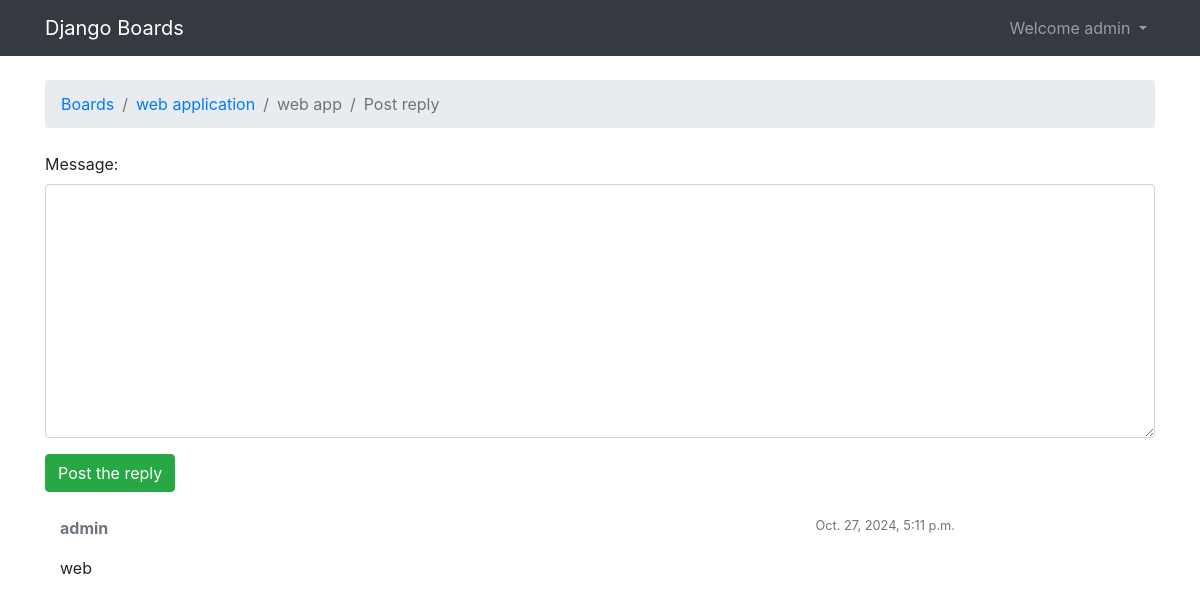
Page /boards/1/topics/1/reply/ (signed in) on the committed database.
### boards/models.py (models this page shows, shortened)
class Topic(models.Model):
    subject = models.CharField(max_length=255)
    board = models.ForeignKey(Board,related_name='topics',on_delete=models.CASCADE)
    created_by = models.ForeignKey(User,related_name='topics',on_delete=models.CASCADE)
    created_dt = models.DateTimeField(auto_now_add=True)
    views = models.PositiveIntegerField(default=0)
    updated_by = models.ForeignKey(User,null=True,related_name='+',on_delete=models.CASCADE)
    updated_dt = models.DateTimeField(null=True)

class Board(models.Model):
    name = models.CharField(max_length=50,unique=True)
    description = models.CharField(max_length=150)

class Post(models.Model):
    message = models.TextField(max_length=4000)
    topic = models.ForeignKey(Topic,related_name='posts',on_delete=models.CASCADE)
    created_by = models.ForeignKey(User,related_name='posts',on_delete=models.CASCADE)
    created_dt = models.DateTimeField(auto_now_add=True)
    updated_by = models.ForeignKey(User,null=True,related_name='+',on_delete=models.CASCADE)
    updated_dt = models.DateTimeField(null=True)

### boards/views.py (the view)
@login_required
def reply_topic(request, board_id,topic_id):
    topic = get_object_or_404(Topic,board__pk=board_id,pk=topic_id)
    if request.method == "POST":
        form =PostForm(request.POST)
        if form.is_valid():
            post = form.save(commit=False)
            post.topic = topic
            post.created_by = request.user
            post.save()
            topic.updated_by = request.user
            topic.updated_dt = timezone.now()
            topic.save()
            return redirect('topic_posts',board_id=board_id, topic_id = topic_id)
    else:
        form = PostForm()
    return render(request,'reply_topic.html',{'topic':topic,'form':form})

### boards/forms.py
class PostForm(forms.ModelForm):
    class Meta:
        model = Post
        fields = ['message',]

### templates/reply_topic.html (shortened to what this page needs)
{% extends 'base.html' %}
{%load static%}
{% block breadcrumb %}
   <li class="breadcrumb-item "><a href="{% url 'home' %}">Boards</a></li>
   <li class="breadcrumb-item "><a href="{% url 'board_topics' topic.board.pk %}">{{ topic.board.name}}</a></li>
        <li class="breadcrumb-item active">{{topic.subject}}</li>
        <li class="breadcrumb-item active">Post reply</li>
{%endblock%}
{% block content %}
<form method="post" class="mb-4">
    {%include 'includes/form.html'%}
        <button type="submit" class="btn btn-success">Post the reply</button>
</form>
{%for post in topic.posts.all%}
 <div class="col-10">
            <div class="row mb-3">
              <div class="col-6">
                <strong class="text-muted">{{ post.created_by.username }}</strong>
              </div>
              <div class="col-6 text-right">
                <small class="text-muted">{{ post.created_dt }}</small>
              </div>
            </div>
            {{ post.message }}
          </div>
{%endfor%}
{% endblock %}

### templates/base.html (shortened to what this page needs)
{% load static%}
<html lang="en">
<head>
    <link rel="stylesheet" href="{%static 'css/bootstrap.min.css'%}">
</head>
<body>
{%block body%}
<nav class="navbar navbar-expand-sm navbar-dark bg-dark">
  <div class="container">
    <a class="navbar-brand" href="{% url 'home' %}">Django Boards</a>
    <div class="collapse navbar-collapse" id="mainMenu">
      {%if user.is_authenticated%}
      <ul class="navbar-nav ml-auto">
        <li class="nav-item dropdown">
          <a class="nav-link dropdown-toggle" href="#" id="userMenu" data-toggle="dropdown" aria-haspopup="true" aria-expanded="false">
          Welcome  {{ user.username }}
          </a>
        </li>
      </ul>
        {%else%}
        <form class="form-inline ml-auto">
        <a href="{%url 'login'%}" class="btn btn-outline-secondary">login</a>
        <a href="{%url 'signup'%}" class="btn btn-primary ml-2">Signup</a>
        </form>
            {%endif%}
    </div>
  </div>
</nav>
<div class="container">
<ol class="breadcrumb my-4">
    {% block breadcrumb %}
    {% endblock %}
</ol>
    {% block content %}
    {% endblock %}
</div>
{%endblock body%}
</body>
</html>

### rows in the picture
Topic: board.name "web application", subject "web app"
Post: created_by.username "admin", created_dt "Oct. 27, 2024, 5:11 p.m.", message "web"

### other values in the picture
{{ user.username }} "admin"
{{ field.label_tag }} "Message:"
